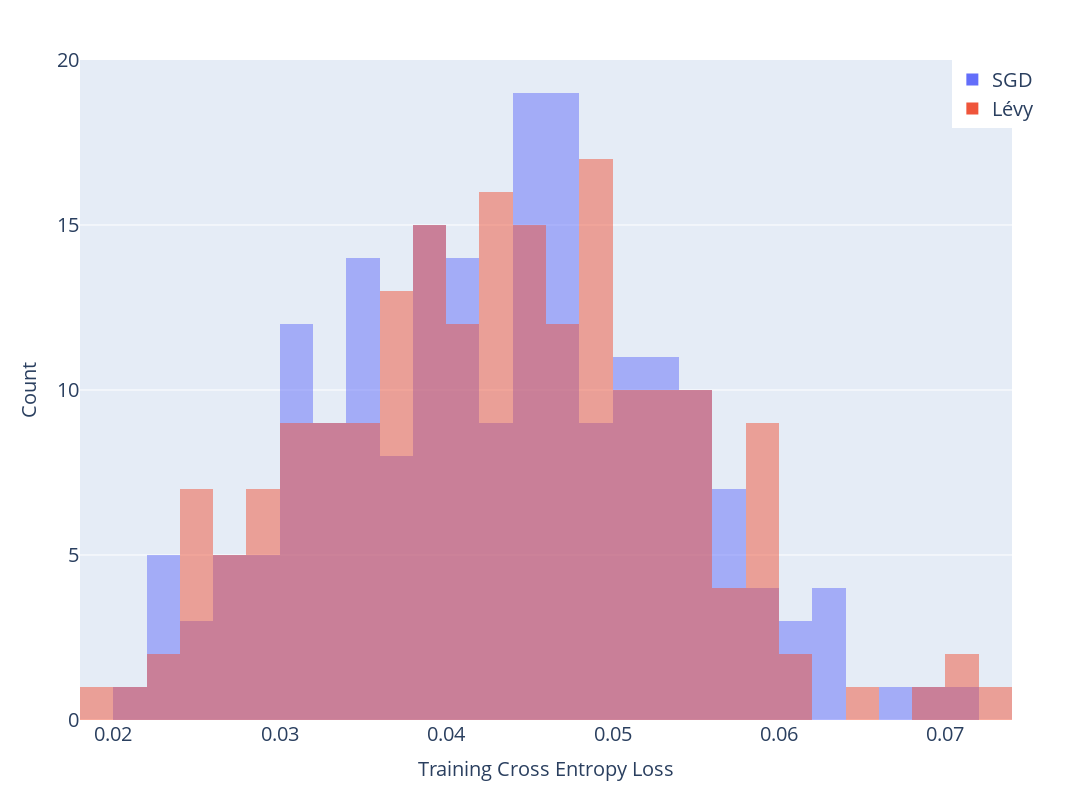

Write notebook code for a chart like this one.
### Code cell
fig = px.histogram(losses, barmode="overlay")
fig.update_layout(
    height=800,
    width=1600,
    legend=dict(x=0.936,y=1, font=dict(size=20), title_text=''),
    xaxis_title='Training Cross Entropy Loss',
    yaxis_title='Count',
    yaxis=dict(tickfont=dict(size=20), titlefont=dict(size=20)),
    xaxis=dict(tickfont=dict(size=20), titlefont=dict(size=20))
)

### Figure 1 — Plotly figure (JSON) as saved in the notebook; plotly's stock layout.template omitted (floating-point values rounded to 4 significant figures; data arrays with more than 128 entries replaced by an {"elided": "..."} marker saying what was removed)
{"data": [{"alignmentgroup": "True", "bingroup": "x", "hovertemplate": "variable=SGD<br>value=%{x}<br>count=%{y}<extra></extra>", "legendgroup": "SGD", "marker": {"color": "#636efa", "opacity": 0.5, "pattern": {"shape": ""}}, "name": "SGD", "offsetgroup": "SGD", "orientation": "v", "showlegend": true, "type": "histogram", "x": {"elided": "200 float values"}, "xaxis": "x", "yaxis": "y"}, {"alignmentgroup": "True", "bingroup": "x", "hovertemplate": "variable=Lévy<br>value=%{x}<br>count=%{y}<extra></extra>", "legendgroup": "Lévy", "marker": {"color": "#EF553B", "opacity": 0.5, "pattern": {"shape": ""}}, "name": "Lévy", "offsetgroup": "Lévy", "orientation": "v", "showlegend": true, "type": "histogram", "x": {"elided": "200 float values"}, "xaxis": "x", "yaxis": "y"}], "layout": {"barmode": "overlay", "height": 800, "legend": {"font": {"size": 20}, "title": {"text": ""}, "tracegroupgap": 0, "x": 0.936, "y": 1}, "margin": {"t": 60}, "width": 1600, "xaxis": {"anchor": "y", "domain": [0, 1], "tickfont": {"size": 20}, "title": {"font": {"size": 20}, "text": "Training Cross Entropy Loss"}}, "yaxis": {"anchor": "x", "domain": [0, 1], "tickfont": {"size": 20}, "title": {"font": {"size": 20}, "text": "Count"}}}}
